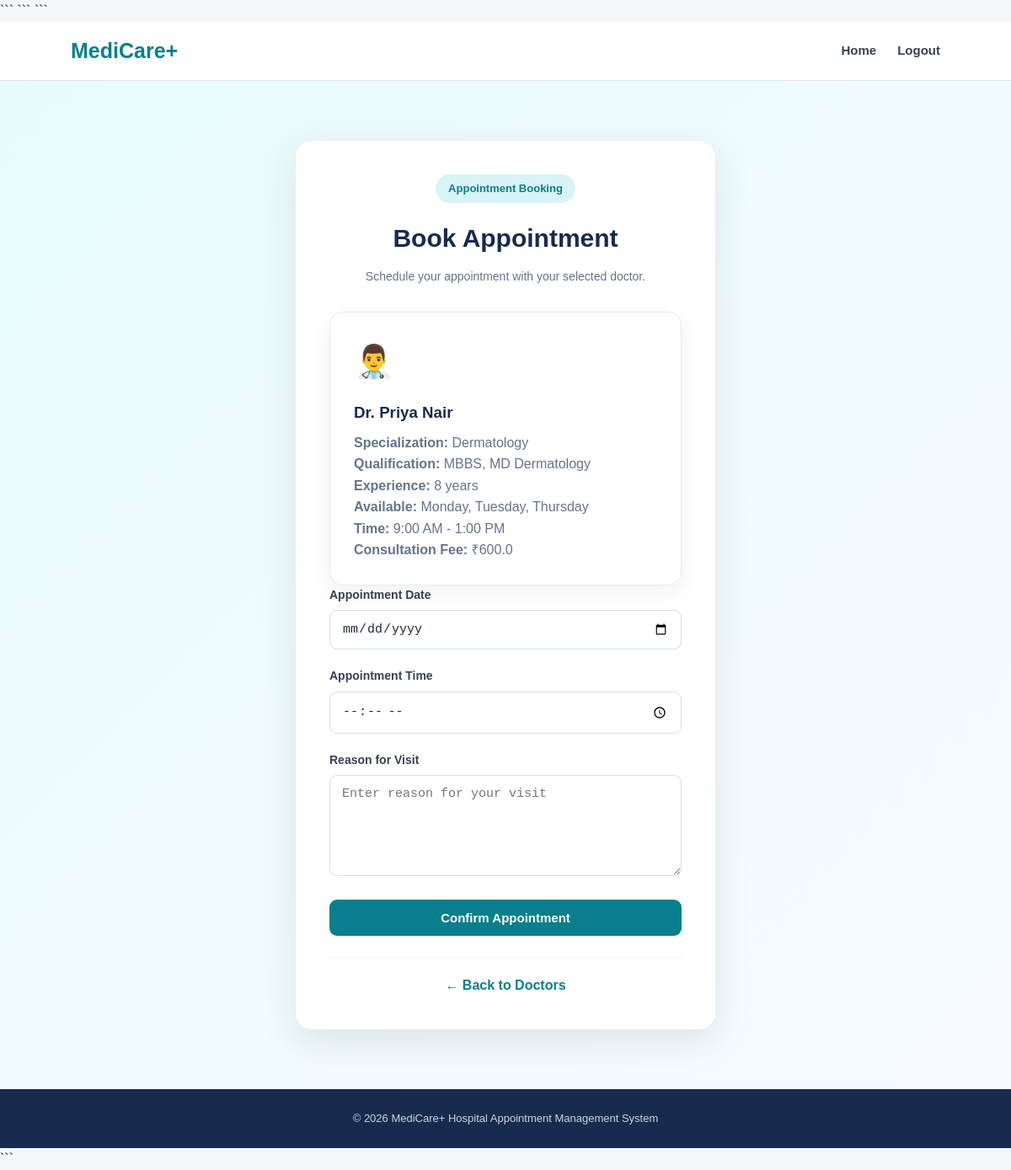
Page /patient/book/3 (signed in) on the committed database.
### tables this page shows
CREATE TABLE doctors (
            id INTEGER PRIMARY KEY AUTOINCREMENT,
            name TEXT NOT NULL,
            specialization TEXT NOT NULL,
            qualification TEXT,
            experience INTEGER DEFAULT 0,
            phone TEXT,
            email TEXT,
            available_days TEXT,
            available_time TEXT,
            consultation_fee REAL DEFAULT 0,
            status TEXT DEFAULT 'Active',
            created_at TEXT DEFAULT CURRENT_TIMESTAMP
        );

### app.py (the view, shortened to what this page needs)
@app.route(
    "/patient/book/<int:doctor_id>",
    methods=["GET", "POST"]
)
@role_required("patient")
def book_appointment(doctor_id):
    conn = get_db()
    doctor = conn.execute("""
        SELECT *
        FROM doctors
        WHERE id = ?
        AND status = 'Active'
    """, (doctor_id,)).fetchone()
    conn.close()
    return render_template(
        "patient/book_appointment.html",
        doctor=doctor
    )

### app.py (called while the page is built, shortened)
def get_db():
    conn = sqlite3.connect(DATABASE)
    conn.row_factory = sqlite3.Row
    return conn

def role_required(role):
    def decorator(function):
        @wraps(function)
        def decorated_function(*args, **kwargs):
            return function(*args, **kwargs)
        return decorated_function
    return decorator

### templates/patient/book_appointment.html (shortened to what this page needs)
{% extends "base.html" %}
{% block content %}
<section class="auth-section">
    <div class="auth-card">
        <div class="auth-header">
            <span class="badge">Appointment Booking</span>
            <h1>Book Appointment</h1>
            <p>
                Schedule your appointment with your selected doctor.
            </p>
        </div>
        <div class="dashboard-card">
            <div class="feature-icon">👨‍⚕️</div>
            <h3>{{ doctor['name'] }}</h3>
            <p>
                <strong>Specialization:</strong>
                {{ doctor['specialization'] }}
            </p>
            <p>
                <strong>Qualification:</strong>
                {{ doctor['qualification'] }}
            </p>
            <p>
                <strong>Experience:</strong>
                {{ doctor['experience'] }} years
            </p>
            <p>
                <strong>Available:</strong>
                {{ doctor['available_days'] }}
            </p>
            <p>
                <strong>Time:</strong>
                {{ doctor['available_time'] }}
            </p>
            <p>
                <strong>Consultation Fee:</strong>
                ₹{{ doctor['consultation_fee'] }}
            </p>
        </div>
        <form
            method="POST"
            action="{{ url_for('book_appointment', doctor_id=doctor['id']) }}"
        >
            <div class="form-group">
                <label for="appointment_date">
                    Appointment Date
                </label>
                <input
                    type="date"
                    id="appointment_date"
                    name="appointment_date"
                    required
                >
            </div>
            <div class="form-group">
                <label for="appointment_time">
                    Appointment Time
                </label>
                <input
                    type="time"
                    id="appointment_time"
                    name="appointment_time"
                    required
                >
            </div>
            <div class="form-group">
                <label for="reason">
                    Reason for Visit
                </label>
                <textarea
                    id="reason"
                    name="reason"
                    rows="4"
                    placeholder="Enter reason for your visit"
                    required
                ></textarea>
            </div>
            <button
                type="submit"
                class="btn primary auth-btn"
            >
                Confirm Appointment
            </button>
        </form>
        <div class="auth-footer">
            <a href="{{ url_for('doctors') }}">
                ← Back to Doctors
            </a>
        </div>
    </div>
</section>
{% endblock %}

### static/css/style.css (style rules this page uses)
* { margin: 0; padding: 0; box-sizing: border-box; }
html { scroll-behavior: smooth; }
body { font-family: Arial, Helvetica, sans-serif; background: #f4f8fb; color: #1f2937; line-height: 1.6; }
.badge { display: inline-block; padding: 7px 15px; background: #d8f4f6; color: #087f8c; border-radius: 30px; font-size: 13px; font-weight: 700; margin-bottom: 18px; }
.btn { display: inline-block; padding: 13px 25px; border-radius: 9px; text-decoration: none; font-weight: 700; font-size: 15px; border: none; cursor: pointer; transition: 0.3s; }
.btn.primary { background: #087f8c; color: #ffffff; }
.feature-icon { font-size: 38px; margin-bottom: 15px; }
.auth-section { min-height: calc(100vh - 140px); padding: 70px 20px; display: flex; align-items: center; justify-content: center; background: linear-gradient(135deg, #e8fbfc, #f8fbff); }
.auth-card { width: 100%; max-width: 500px; background: #ffffff; padding: 40px; border-radius: 20px; border: 1px solid #e5eef2; box-shadow: 0 15px 45px rgba(31, 41, 55, 0.1); }
.auth-header { text-align: center; margin-bottom: 30px; }
.auth-header h1 { color: #172b4d; font-size: 30px; margin-bottom: 10px; }
.auth-header p { color: #64748b; font-size: 14px; }
.form-group { margin-bottom: 20px; }
.form-group label { display: block; margin-bottom: 7px; color: #374151; font-weight: 700; font-size: 14px; }
.form-group input, .form-group select, .form-group textarea { width: 100%; padding: 13px 14px; border: 1px solid #d7e1e5; border-radius: 9px; outline: none; background: #ffffff; color: #1f2937; font-size: 15px; }
.form-group textarea { min-height: 120px; resize: vertical; }
.auth-btn { width: 100%; }
.auth-footer { text-align: center; margin-top: 25px; padding-top: 20px; border-top: 1px solid #edf1f2; }
.auth-footer a { color: #087f8c; font-weight: 700; text-decoration: none; }
.dashboard-card { background: #ffffff; padding: 28px; border-radius: 16px; border: 1px solid #e5eef2; box-shadow: 0 8px 25px rgba(31, 41, 55, 0.06); }
.dashboard-card h3 { color: #172b4d; margin-bottom: 8px; }
.dashboard-card p { color: #64748b; }

### rows in the picture
doctors: name "Dr. Priya Nair", specialization "Dermatology", qualification "MBBS, MD Dermatology", experience "8", available_days "Monday, Tuesday, Thursday", available_time "9:00 AM - 1:00 PM", consultation_fee "600.0"
